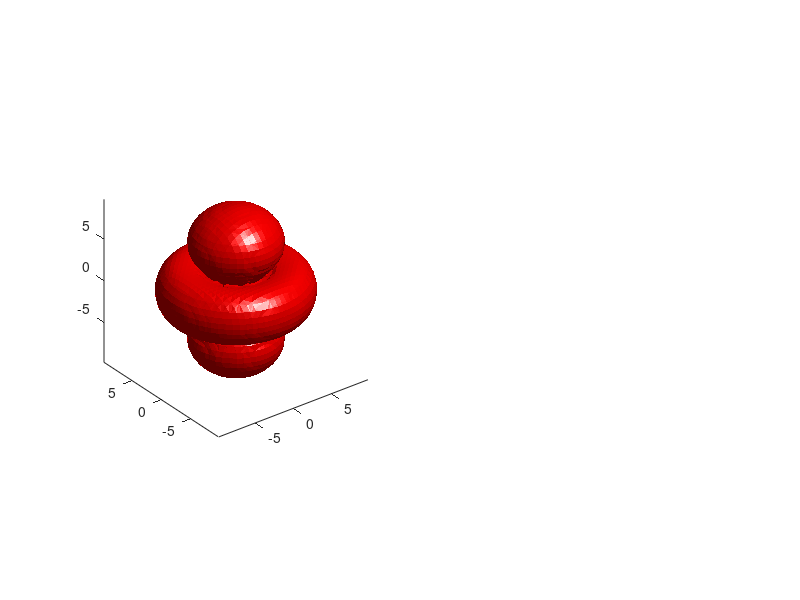

This figure's MATLAB source: (Note: this script raises an error after producing the figure.)
%            Mix and make your own hybrid orbitals!
% 
% PlotHydrogenMolecularOrbital is a function designed to plot a hydrogen
% orbital. The orbital is defined by the quantum numbers, which in tern
% determine the number of nodes and harmonic frequencies observed in the
% wavefunction. This program is intended both to display the functions and
% to allow the user to mix and match wave functions (such as for hybrid
% orbitals).
% 
% Radial nodes are determined by Laguerre polynomials, and angular nodes by 
% Legendre polynomials. Details of the calculation are in the radial wave 
% function and angular wave function sections.
% 
% -------------------------------------------------------------------------
% Some notes on the calculation
%  
% Remember that all spatial lengths (angstroms, meters, etc.) are real! 
% you may need to play with the settings to get the plot that you want.
% 
% As the orbital increases in size, increase cons.spatialLen to see it all
% If orbital is missing parts, maybe decrease cons.cutoff by a magnitude
% Increase cons.resolution to make the plot prettier 
%     remember this makes an N^3 increase in computional time
% The wave function is a cubic 3D vector. Keep that in mind when making
%     hybrid orbitals
% Some XYZ axis rotations were needed to align the calculations to Matlab's
%     polar 3D space. 
% 
% -------------------------------------------------------------------------
% notes on the plots
% 
% a small function "makeColors" is included to give some preloaded color
%     values. This is useful for coloring the skin of the orbitals
% the functions PlotSolidIsosurface, PlotCrossSectionIsosurface, and
%     PlotWaveFnSignIsosurface are a good start to visualizing the data
% PlotCrossSectionIsosurface has a color bar. These are multiples of the
%     cutoff value labeled in cons.cutoff
% The cons.sliceStyle2 option is a boolean that switches the clipping plane
%     from YZ to XZ in the PlotCrossSectionIsosurface plot. This is useful
%     for visualizing the inside of certain orbitals
% 

%% main function

% this function constructs an atomic orbital based on the spherical hamonic
% simple interpretaion of the hydrogen atom.

function PlotHydrogenMolecularOrbital
%--------------------------------------------------------------------------
% define constants and orbital shape

% quantum numbers
n = 3;           % principal quantum number (shell #)
l = 2;           % orbital quantum number (subshell type: s, p, d, f, etc.)
m = 0;           % magnetic quantum number (orientation of subshell)

% constants: shape and cutoffs of 3D plots (needs fiddling to get a good plot)
cons.cutoff     = 0.75 * 10^(24); % electron density cutoff (where to put isosurface)
cons.resolution = 75;             % number of calculations per XYZ dimension   
cons.spatialLen = 7;             % length of physical space to view over (angstroms)

% constants: scale size of plot (don't play with)
cons.scale      = 10^(-9.5);         % scaling length of calculation (meters)
cons.meters2ang = 10^(-10);          % convert meters to angstroms
cons.a0         = 5.2820 * 10^(-11); % Bohr radius (meters)

% constants: orbital name and color (doesn't affect calculation)
[ColorIs]        = makeColors;        % load color values
cons.orbitName   = orbitNameIs(n,l,m);% name that appears in figure titles
cons.outerColor  = ColorIs.red;       % color of isosurface
cons.sliceStyle2 = false;             % alternate clip plane for PlotCrossSectionIsosurface

%--------------------------------------------------------------------------
% generate XYZ space, convert to spherical radius, theta, and phi

[xSpace, ySpace, zSpace] = make3Dspace(cons);
[theta, phi, r] = convert2polar(xSpace, ySpace, zSpace);

%--------------------------------------------------------------------------
% calculate wave function (3D vector of probability)

WaveFn = psiCalculation(n,l,m,r,theta,phi,cons);

%--------------------------------------------------------------------------
% plot figure

%      xy location on screen, xy dimensions of figure
%                   x    y    x     y
figure('Position', [100, 500, 1100, 500]);

subplot(1,2,1);
PlotSolidIsosurface(xSpace, ySpace, zSpace, WaveFn, cons);

subplot(1,2,2);
PlotCrossSectionIsosurface(xSpace, ySpace, zSpace, WaveFn, cons);

end



%==========================================================================
%%                      calculate wave function
%==========================================================================

% the wave function is a 3D vector of size [resolution, resolution, resolution]
% calculate it by multiplying each element of the radial and angular components
function [WaveFn] = psiCalculation(n,l,m,r,theta,phi,cons)
WaveFn = radialCalculation(n,l,r,cons) .* angularCalculation(l,m,theta,phi);

% correction 1: remove NaN at atomic nucleus
center = ceil(cons.resolution/2);
WaveFn(center, center, center) = 0;

% correction 2: flip wave function properly when m < 0
if (m < 0 )
    WaveFn = permute(WaveFn, [2 1 3]);
end

end

%% radial wave function

% the radial component is composed of two parts: an exponential term and a
% polynomial term. The exponential term adds attraction to the nucleus of
% the atom. The polynomial term adds electron shell harmonics to create
% nodal spheres

function [RadialFn] = radialCalculation(n,l,r,cons)

% import contants
a0 = cons.a0;

% scaling factors
scalFac1 = sqrt((2/(a0*n))^3 * factorial(n-l-1)/(2*n*factorial(n+l)));
scalFac2 = 1/factorial(n - l + 2*l);

% Part 1:  exponential component (attraction to nucleus)
nuclearComponent = (2*r/(a0*n)) .* exp(-r/(a0*n));

% Part 2:  polynomial component (generates radial nodes)
radialNodeComponent = LaguerrePolynomial(n-l-1, 2*l+1, 2*r/(a0*n));

% combine components to calculate radial wave function
RadialFn = scalFac1 * scalFac2 * nuclearComponent .* radialNodeComponent;

end

% use Laguerre polynomials to introduce nodal spheres into radial function
function [NodalFn] = LaguerrePolynomial(n,m,r)

% initiate polynomial function
NodalFn = zeros(size(r));

% add n coefficient terms to the polynomial
for i = 0:n
    polynomialCoeff = factorial(m+n) * nchoosek(m+n,n-i) / factorial(i);
    NodalFn = NodalFn + polynomialCoeff * (-r).^i;
end

end

%% angular wave function

% the angular component is a cosine function with Legendre polynomials used
% to add nodal planes.

function [AngularFn] = angularCalculation(l,m,theta,phi)

if (abs(m) == 2)
    m = -m;
end
if (m == -2)
    phi = phi + pi/4;
end

% normalization and scaling factors
normFac = abs(sign(m)*(2^0.5) + (sign(abs(m)) - 1)*2);
scalFac = sqrt((2*l+1) / (4*pi) * factorial(l-abs(m)) / factorial(l+abs(m)));

% add nodes to spherical harmonics functions
SphFn1 = scalFac * LegendrePolynomial(l,m,cos(theta))  .* exp(1i*m*phi);
SphFn2 = scalFac * LegendrePolynomial(l,-m,cos(theta)) .* exp(1i*-m*phi);

AngularFn = (SphFn1 + SphFn2) / normFac;

end

% use Legendre polynomials to introduce nodal planes into angular function
function [NodalFn] = LegendrePolynomial(l,m,x)

% initiate polynomial function
NodalFn = zeros(size(x));
numCoeffs = floor(1/2*l - 1/2*abs(m));

% add n coefficient terms to the polynomial
for n = 0:numCoeffs
    polynomialCoeff = (-1)^n * nchoosek(l-2*n,abs(m)) * nchoosek(l,n) * nchoosek(2*l-2*n,l);
    exponent = l - 2*n - abs(m);
    NodalFn = NodalFn + polynomialCoeff * x.^exponent;
end
NodalFn = (-1)^m * (1-x.^2).^(abs(m)/2) .* (factorial(abs(m))/2^l*NodalFn);

end

%==========================================================================
%%               generate 3D space (X Y Z theta phi r)
%==========================================================================

% generate 3D cartesian space based on inputs
function [xSpace, ySpace, zSpace] = make3Dspace(cons)

% import dimensions and scaling factors
resolution = cons.resolution;
spatialLen = cons.spatialLen;
scale      = cons.scale;

% generate XYZ space using meshgrid
xRange = linspace(-spatialLen, spatialLen, resolution) * scale;
yRange = linspace(-spatialLen, spatialLen, resolution) * scale;
zRange = linspace(-spatialLen, spatialLen, resolution) * scale;
[xSpace, ySpace, zSpace] = meshgrid(xRange, yRange, zRange);

end

% most of this function is equivalent to the "cart2sph" function.
% Matlab interprets angles a little differently than a classic calculus
% textbook, as in the engineering-style of polar coordinatles.
% phi and theta are swapped, and the zero-angle is at a -pi/2 angle. 
% Consequently we manually convert the points here.
function [theta, phi, r] = convert2polar(x, y, z)

r     = sqrt(x.^2+y.^2+z.^2);
theta = acos(z./r);     % this is "phi" in the "cart2sph" function
phi   = atan2(y,x);     % this is "theta" in the "cart2sph" function

end

%==========================================================================
%%                      plot wave functions
%==========================================================================

% load up some useful color values
function [ColorIs] = makeColors

ColorIs.red    = [1 0 0];
ColorIs.green  = [0 1 0];
ColorIs.blue   = [0 0 1];

ColorIs.purple = [1 0 1];
ColorIs.cyan   = [0 1 1];
ColorIs.yellow = [1 1 0];

ColorIs.black  = [0 0 0];
ColorIs.grey   = [0.3 0.3 0.3];

end

% convert n l m into a useful name
function [orbitName] = orbitNameIs(n,l,m)
subShells = {'s', 'p', 'd', 'f', 'g', 'h', 'i', 'j', 'k', 'l', 'm'};
thisM = [num2str(m) num2str(m)];
thisMtmp = num2str(m);
for j = 1:length(thisMtmp)
    thisM(2 * j - 1) = '_';
    thisM(2 * j) = thisMtmp(j);
end
orbitName = [num2str(n) subShells{l+1} thisM];
end

% plot a solid isosurface of the orbital
function PlotSolidIsosurface(xSpace, ySpace, zSpace, WaveFn, cons)

% import dimensions and scaling factors
spatialLen = cons.spatialLen;
meters2ang = cons.meters2ang;
cutoff     = cons.cutoff;
orbitName  = cons.orbitName;
isoColor   = cons.outerColor;

% square the wavefunction to make an electron density map
WaveFn2 = WaveFn .* conj(WaveFn);

% convert inputs to convenient numbers and values
x = xSpace / meters2ang;
y = ySpace / meters2ang;
z = zSpace / meters2ang;
v = WaveFn2 / cutoff;

% patch and interpret isosurface for better coloration
p = patch(isosurface(x,y,z,v,1));
isonormals(x,y,z,v,p);
set(p,'FaceColor',isoColor,'EdgeColor','none');

% lighting, aspect ratio, plot options
daspect([1 1 1]);
view(3); 
axis vis3d;
camlight;
lighting phong;
xlabel('x','FontName','Arial','FontSize',18);
ylabel('y','FontName','Arial','FontSize',18);
zlabel('angstroms','FontName','Arial','FontSize',18);
title([orbitName ' orbital'],'FontName','Arial','FontSize',18);
rotate3d on;

% dimensions of plot
plotScale = spatialLen * 1.4;
xlim([-plotScale plotScale]);
ylim([-plotScale plotScale]);
zlim([-plotScale plotScale]);

end

% plot a cross section of a solid isosurface of the orbital
function PlotCrossSectionIsosurface(xSpace, ySpace, zSpace, WaveFn, cons)

% import dimensions and scaling factors
spatialLen  = cons.spatialLen;
meters2ang  = cons.meters2ang;
cutoff      = cons.cutoff;
orbitName   = cons.orbitName;
isoColor    = cons.outerColor;
sliceStyle2 = cons.sliceStyle2;

% use alternate clipping plane?
halfLength = 0;
clipRange = [nan,nan,halfLength,nan,nan,nan];
if (sliceStyle2 == true)
    clipRange = [halfLength,nan,nan,nan,nan,nan];
end

% square the wavefunction to make an electron density map
WaveFn2 = WaveFn .* conj(WaveFn);

% convert inputs to convenient numbers and values
x = xSpace / meters2ang;
y = ySpace / meters2ang;
z = zSpace / meters2ang;
v = WaveFn2 / cutoff;

% slice off half the isosurface, change XYZ accordingly
[x,y,z,v] = subvolume(x,y,z,v,clipRange);

% patch and interpret isosurface for better coloration
p1 = patch(isosurface(x,y,z,v,1),'FaceColor',isoColor,'EdgeColor','none');
isonormals(x,y,z,v,p1);
patch(isocaps(x,y,z,v,1),'FaceColor','interp','EdgeColor','none');

% lighting, aspect ratio, plot options
daspect([1 1 1]);
view(3); 
axis vis3d;
colormap Copper;
colorbar;
camlight; camlight right; camlight left; camlight headlight;
lighting gouraud;
xlabel('x','FontName','Arial','FontSize',18);
ylabel('y','FontName','Arial','FontSize',18);
zlabel('angstroms','FontName','Arial','FontSize',18);
title([orbitName ' orbital cross section'],'FontName','Arial','FontSize',18);
rotate3d on;

% dimensions of plot
plotScale = spatialLen * 1.4;
xlim([-plotScale plotScale]);
ylim([-plotScale plotScale]);
zlim([-plotScale plotScale]);

end

% plot a solid isosurface of the orbital colored by the sign of the
% wavefunction.
function PlotWaveFnSignIsosurface(xSpace, ySpace, zSpace, WaveFn, cons)

% import dimensions and scaling factors
spatialLen = cons.spatialLen;
meters2ang = cons.meters2ang;
cutoff     = cons.cutoff;
orbitName  = cons.orbitName;
isoColor   = sign(WaveFn);

% square the wavefunction to make an electron density map
WaveFn2 = WaveFn .* conj(WaveFn);

% convert inputs to convenient numbers and values
x = xSpace / meters2ang;
y = ySpace / meters2ang;
z = zSpace / meters2ang;
v = WaveFn2 / cutoff;

% make isosurface
isosurface(x,y,z,v,1,isoColor)

% lighting, aspect ratio, plot options
daspect([1 1 1]);
view(3); 
axis vis3d;
camlight;
lighting phong;
xlabel('x','FontName','Arial','FontSize',18);
ylabel('y','FontName','Arial','FontSize',18);
zlabel('angstroms','FontName','Arial','FontSize',18);
title([orbitName ' orbital'],'FontName','Arial','FontSize',18);
rotate3d on;

% dimensions of plot
plotScale = spatialLen * 1.4;
xlim([-plotScale plotScale]);
ylim([-plotScale plotScale]);
zlim([-plotScale plotScale]);

end
